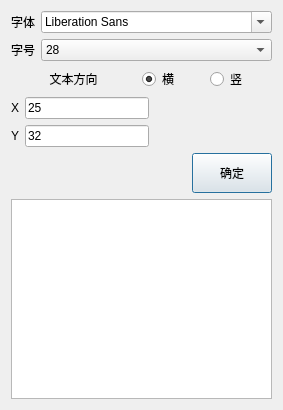
<?xml version="1.0" encoding="UTF-8"?>
<ui version="4.0">
 <class>FontDialog</class>
 <widget class="QDialog" name="FontDialog">
  <property name="geometry">
   <rect>
    <x>0</x>
    <y>0</y>
    <width>283</width>
    <height>410</height>
   </rect>
  </property>
  <property name="windowTitle">
   <string>Dialog</string>
  </property>
  <property name="styleSheet">
   <string notr="true"/>
  </property>
  <layout class="QVBoxLayout" name="verticalLayout" stretch="2,1,2,1,5">
   <item>
    <layout class="QGridLayout" name="gridLayout">
     <item row="0" column="1">
      <widget class="QFontComboBox" name="fontComboBox"/>
     </item>
     <item row="0" column="0">
      <widget class="QLabel" name="label">
       <property name="text">
        <string>字体</string>
       </property>
       <property name="alignment">
        <set>Qt::AlignCenter</set>
       </property>
      </widget>
     </item>
     <item row="1" column="0">
      <widget class="QLabel" name="label_2">
       <property name="text">
        <string>字号</string>
       </property>
       <property name="alignment">
        <set>Qt::AlignCenter</set>
       </property>
      </widget>
     </item>
     <item row="1" column="1">
      <widget class="QComboBox" name="comboBox">
       <item>
        <property name="text">
         <string>28</string>
        </property>
       </item>
       <item>
        <property name="text">
         <string>16</string>
        </property>
       </item>
       <item>
        <property name="text">
         <string>18</string>
        </property>
       </item>
       <item>
        <property name="text">
         <string>20</string>
        </property>
       </item>
       <item>
        <property name="text">
         <string>24</string>
        </property>
       </item>
       <item>
        <property name="text">
         <string>30</string>
        </property>
       </item>
       <item>
        <property name="text">
         <string>32</string>
        </property>
       </item>
       <item>
        <property name="text">
         <string>36</string>
        </property>
       </item>
       <item>
        <property name="text">
         <string>40</string>
        </property>
       </item>
       <item>
        <property name="text">
         <string>42</string>
        </property>
       </item>
       <item>
        <property name="text">
         <string>48</string>
        </property>
       </item>
       <item>
        <property name="text">
         <string>50</string>
        </property>
       </item>
       <item>
        <property name="text">
         <string>54</string>
        </property>
       </item>
      </widget>
     </item>
    </layout>
   </item>
   <item>
    <layout class="QHBoxLayout" name="horizontalLayout" stretch="2,1,1">
     <item>
      <widget class="QLabel" name="label_3">
       <property name="text">
        <string>文本方向</string>
       </property>
       <property name="alignment">
        <set>Qt::AlignCenter</set>
       </property>
      </widget>
     </item>
     <item>
      <widget class="QRadioButton" name="radioButton">
       <property name="text">
        <string>横</string>
       </property>
       <property name="checked">
        <bool>true</bool>
       </property>
      </widget>
     </item>
     <item>
      <widget class="QRadioButton" name="radioButton_2">
       <property name="text">
        <string>竖</string>
       </property>
      </widget>
     </item>
    </layout>
   </item>
   <item>
    <layout class="QGridLayout" name="gridLayout_2">
     <item row="0" column="0">
      <widget class="QLabel" name="label_5">
       <property name="text">
        <string>X</string>
       </property>
      </widget>
     </item>
     <item row="1" column="0">
      <widget class="QLabel" name="label_6">
       <property name="text">
        <string>Y</string>
       </property>
      </widget>
     </item>
     <item row="1" column="1">
      <widget class="QLineEdit" name="lineEdit_2">
       <property name="text">
        <string>32</string>
       </property>
      </widget>
     </item>
     <item row="0" column="1">
      <widget class="QLineEdit" name="lineEdit">
       <property name="text">
        <string>25</string>
       </property>
      </widget>
     </item>
     <item row="0" column="2">
      <spacer name="horizontalSpacer_2">
       <property name="orientation">
        <enum>Qt::Horizontal</enum>
       </property>
       <property name="sizeHint" stdset="0">
        <size>
         <width>40</width>
         <height>20</height>
        </size>
       </property>
      </spacer>
     </item>
     <item row="1" column="2">
      <spacer name="horizontalSpacer_3">
       <property name="orientation">
        <enum>Qt::Horizontal</enum>
       </property>
       <property name="sizeHint" stdset="0">
        <size>
         <width>40</width>
         <height>20</height>
        </size>
       </property>
      </spacer>
     </item>
    </layout>
   </item>
   <item>
    <layout class="QHBoxLayout" name="horizontalLayout_2">
     <item>
      <spacer name="horizontalSpacer">
       <property name="orientation">
        <enum>Qt::Horizontal</enum>
       </property>
       <property name="sizeHint" stdset="0">
        <size>
         <width>40</width>
         <height>20</height>
        </size>
       </property>
      </spacer>
     </item>
     <item>
      <widget class="QPushButton" name="certern">
       <property name="sizePolicy">
        <sizepolicy hsizetype="Minimum" vsizetype="Expanding">
         <horstretch>0</horstretch>
         <verstretch>0</verstretch>
        </sizepolicy>
       </property>
       <property name="minimumSize">
        <size>
         <width>55</width>
         <height>0</height>
        </size>
       </property>
       <property name="text">
        <string>确定</string>
       </property>
      </widget>
     </item>
    </layout>
   </item>
   <item>
    <widget class="QTextBrowser" name="textBrowser">
     <property name="textInteractionFlags">
      <set>Qt::LinksAccessibleByKeyboard|Qt::LinksAccessibleByMouse|Qt::TextBrowserInteraction|Qt::TextEditable|Qt::TextSelectableByMouse</set>
     </property>
    </widget>
   </item>
  </layout>
 </widget>
 <resources/>
 <connections/>
</ui>
